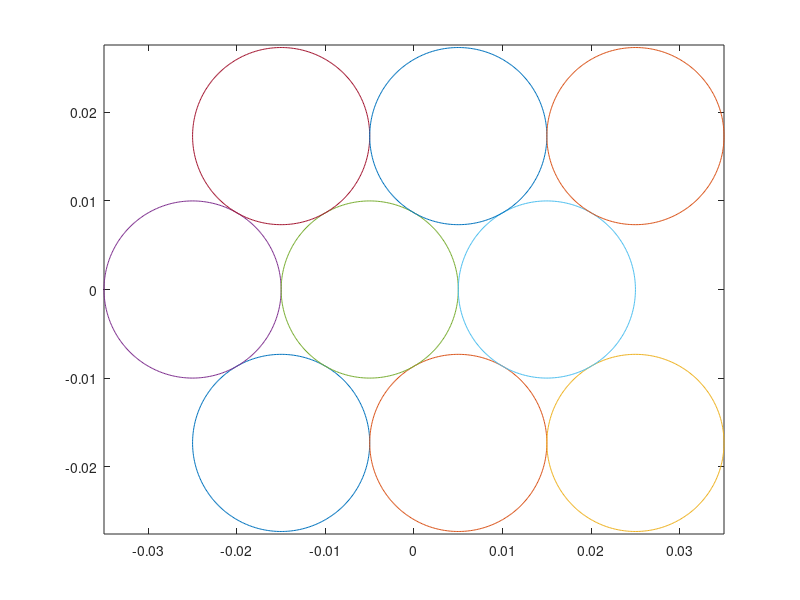

Write MATLAB code to recreate this figure.
%set up parameters
global x_min x_max y_min y_max rhi rlo particle_num;
global rigid_pos deformable_pos pos_vec;     
row_num = 3;                                %set required rigid balls number
column_num = 3;                             %set required deformable balls number 
rhi = 0.01;                                 %the maximum of ball radius
rlo = 0.01;                                 %the minimum of ball radius
x_min = -(column_num+0.5)*rhi;
x_max = (column_num+0.5)*rhi;
y_min = -0.5*((row_num-1)*sqrt(3)+2)*rhi;
y_max = 0.5*((row_num-1)*sqrt(3)+2)*rhi;
particle_num = row_num*column_num;
proportion = 0;                             %the proportion of soft grains in mixture
rigid_num = ceil((1-proportion)*particle_num);
deformable_num = particle_num-rigid_num;
rigid_pos = zeros(rigid_num,3);
deformable_pos = zeros(deformable_num,3);
pos_vec = zeros(particle_num,3);
ball_count = 0;
rigid_row = 1;
deformable_row = 1;

%place the particles
for i = 1:row_num
    for j = 1:column_num
        ball_count = ball_count+1;
        if floor(i/2)<i/2
            pos_vec(ball_count,1) = x_min+2*(rhi+(j-1)*rhi);
        else
            pos_vec(ball_count,1) = x_min+rhi+2*(j-1)*rhi;
        end
        pos_vec(ball_count,2) = y_min+rhi+sqrt(3)*(i-1)*rhi;
        pos_vec(ball_count,3) = rlo+rand(1,1)*(rhi-rlo);            %ball radius;
    end
end

%Update x_length of shear box
x_min = -6*ceil((column_num+0.5)/6)*rhi;
x_max = 6*ceil((column_num+0.5)/6)*rhi;

%plot general view of initial state
for n=1:size(pos_vec,1)                         
    X=pos_vec(n,1)+pos_vec(n,3)*cos((0:1:360)'/180*pi);
    Y=pos_vec(n,2)+pos_vec(n,3)*sin((0:1:360)'/180*pi);
    plot(X,Y);
    hold on; 
end
axis equal;

%distribute rigid balls and deformable balls
pos_copy = pos_vec;
for c = 1:rigid_num
    pos_rand = ceil(size(pos_copy,1)*rand(1,1));
    rigid_pos(rigid_row,:) = pos_copy(pos_rand,:);
    rigid_row = rigid_row+1;
    pos_copy(pos_rand,:) = [];
end
deformable_pos = pos_copy;

%output ball information
% xlswrite('Position_info.xlsx',[x_min,x_max;y_min,y_max],'Overall_info');
% xlswrite('Position_info.xlsx',pos_vec,'Overall_info','C1');
% xlswrite('Position_info.xlsx',rigid_pos,'Rigid_info');
%xlswrite('Position_info.xlsx',deformable_pos,'Deformable_info');